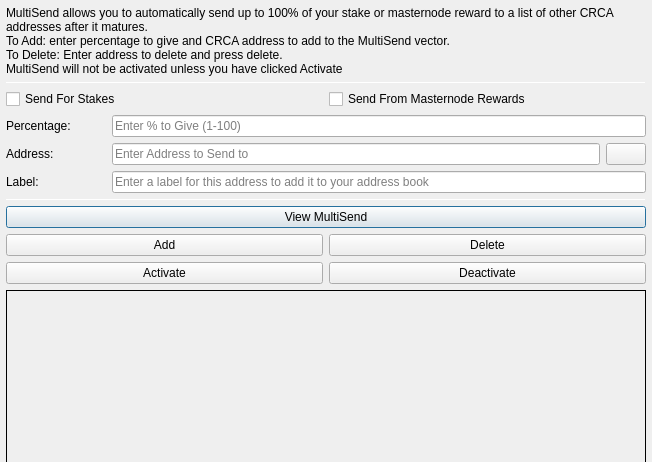
<?xml version="1.0" encoding="UTF-8"?>
<ui version="4.0">
 <class>MultiSendDialog</class>
 <widget class="QDialog" name="MultiSendDialog">
  <property name="windowModality">
   <enum>Qt::NonModal</enum>
  </property>
  <property name="geometry">
   <rect>
    <x>0</x>
    <y>0</y>
    <width>652</width>
    <height>300</height>
   </rect>
  </property>
  <property name="windowTitle">
   <string>MultiSend</string>
  </property>
  <layout class="QVBoxLayout" name="verticalLayout" stretch="0">
   <property name="leftMargin">
    <number>6</number>
   </property>
   <property name="topMargin">
    <number>6</number>
   </property>
   <property name="rightMargin">
    <number>6</number>
   </property>
   <property name="bottomMargin">
    <number>6</number>
   </property>
   <item>
    <layout class="QVBoxLayout" name="verticalLayout_Main" stretch="1,1,1,0,1,1,1">
     <item>
      <widget class="QLabel" name="label_2">
       <property name="lineWidth">
        <number>1</number>
       </property>
       <property name="text">
        <string>MultiSend allows you to automatically send up to 100% of your stake or masternode reward to a list of other CRCA addresses after it matures.
To Add: enter percentage to give and CRCA address to add to the MultiSend vector.
To Delete: Enter address to delete and press delete.
MultiSend will not be activated unless you have clicked Activate</string>
       </property>
       <property name="alignment">
        <set>Qt::AlignLeading|Qt::AlignLeft|Qt::AlignTop</set>
       </property>
       <property name="wordWrap">
        <bool>true</bool>
       </property>
      </widget>
     </item>
     <item>
      <widget class="Line" name="line">
       <property name="minimumSize">
        <size>
         <width>0</width>
         <height>1</height>
        </size>
       </property>
       <property name="maximumSize">
        <size>
         <width>16777215</width>
         <height>1</height>
        </size>
       </property>
       <property name="orientation">
        <enum>Qt::Horizontal</enum>
       </property>
      </widget>
     </item>
     <item>
      <layout class="QVBoxLayout" name="verticalLayout_Settings">
       <item>
        <layout class="QHBoxLayout" name="horizontalLayout">
         <item>
          <widget class="QCheckBox" name="multiSendStakeCheckBox">
           <property name="text">
            <string>Send For Stakes</string>
           </property>
          </widget>
         </item>
         <item>
          <widget class="QCheckBox" name="multiSendMasternodeCheckBox">
           <property name="text">
            <string>Send From Masternode Rewards</string>
           </property>
          </widget>
         </item>
        </layout>
       </item>
       <item>
        <layout class="QHBoxLayout" name="horizontalLayout_6">
         <item>
          <widget class="QLabel" name="label">
           <property name="minimumSize">
            <size>
             <width>100</width>
             <height>0</height>
            </size>
           </property>
           <property name="toolTip">
            <string>Percentage of stake to send</string>
           </property>
           <property name="text">
            <string>Percentage:</string>
           </property>
          </widget>
         </item>
         <item>
          <widget class="QLineEdit" name="multiSendPercentEdit">
           <property name="toolTip">
            <string>Enter whole numbers 1 - 100</string>
           </property>
           <property name="placeholderText">
            <string>Enter % to Give (1-100)</string>
           </property>
          </widget>
         </item>
        </layout>
       </item>
       <item>
        <layout class="QHBoxLayout" name="horizontalLayout_7">
         <item>
          <widget class="QLabel" name="label_5">
           <property name="minimumSize">
            <size>
             <width>100</width>
             <height>0</height>
            </size>
           </property>
           <property name="toolTip">
            <string>Address to send portion of stake to</string>
           </property>
           <property name="text">
            <string>Address:</string>
           </property>
          </widget>
         </item>
         <item>
          <widget class="QLineEdit" name="multiSendAddressEdit">
           <property name="toolTip">
            <string/>
           </property>
           <property name="placeholderText">
            <string>Enter Address to Send to</string>
           </property>
          </widget>
         </item>
         <item>
          <widget class="QPushButton" name="addressBookButton">
           <property name="maximumSize">
            <size>
             <width>16777215</width>
             <height>32</height>
            </size>
           </property>
           <property name="toolTip">
            <string>Choose an address from the address book</string>
           </property>
           <property name="text">
            <string/>
           </property>
           <property name="icon">
            <iconset resource="../crca.qrc">
             <normaloff>:/icons/address-book</normaloff>:/icons/address-book</iconset>
           </property>
           <property name="shortcut">
            <string>Alt+A</string>
           </property>
           <property name="autoDefault">
            <bool>false</bool>
           </property>
          </widget>
         </item>
        </layout>
       </item>
      </layout>
     </item>
     <item>
      <layout class="QHBoxLayout" name="horizontalLayout_3">
       <item>
        <widget class="QLabel" name="label_3">
         <property name="minimumSize">
          <size>
           <width>100</width>
           <height>0</height>
          </size>
         </property>
         <property name="text">
          <string>Label:</string>
         </property>
        </widget>
       </item>
       <item>
        <widget class="QLineEdit" name="labelAddressLabelEdit">
         <property name="placeholderText">
          <string>Enter a label for this address to add it to your address book</string>
         </property>
        </widget>
       </item>
      </layout>
     </item>
     <item>
      <widget class="Line" name="line_2">
       <property name="minimumSize">
        <size>
         <width>0</width>
         <height>1</height>
        </size>
       </property>
       <property name="maximumSize">
        <size>
         <width>16777215</width>
         <height>1</height>
        </size>
       </property>
       <property name="orientation">
        <enum>Qt::Horizontal</enum>
       </property>
      </widget>
     </item>
     <item>
      <layout class="QVBoxLayout" name="verticalLayout_Buttons">
       <item>
        <layout class="QHBoxLayout" name="horizontalLayout_4">
         <item>
          <widget class="QPushButton" name="viewButton">
           <property name="toolTip">
            <string/>
           </property>
           <property name="statusTip">
            <string>View MultiSend Vector</string>
           </property>
           <property name="text">
            <string>View MultiSend</string>
           </property>
          </widget>
         </item>
        </layout>
       </item>
       <item>
        <layout class="QHBoxLayout" name="horizontalLayout_2">
         <item>
          <widget class="QPushButton" name="addButton">
           <property name="toolTip">
            <string/>
           </property>
           <property name="statusTip">
            <string>Add to MultiSend Vector</string>
           </property>
           <property name="text">
            <string>Add</string>
           </property>
          </widget>
         </item>
         <item>
          <widget class="QPushButton" name="deleteButton">
           <property name="toolTip">
            <string/>
           </property>
           <property name="statusTip">
            <string>Delete Address From MultiSend Vector</string>
           </property>
           <property name="text">
            <string>Delete</string>
           </property>
          </widget>
         </item>
        </layout>
       </item>
       <item>
        <layout class="QHBoxLayout" name="horizontalLayout_5">
         <item>
          <widget class="QPushButton" name="activateButton">
           <property name="statusTip">
            <string>Activate MultiSend</string>
           </property>
           <property name="text">
            <string>Activate</string>
           </property>
          </widget>
         </item>
         <item>
          <widget class="QPushButton" name="disableButton">
           <property name="statusTip">
            <string>Deactivate MultiSend</string>
           </property>
           <property name="text">
            <string>Deactivate</string>
           </property>
          </widget>
         </item>
        </layout>
       </item>
      </layout>
     </item>
     <item>
      <widget class="QLabel" name="message">
       <property name="minimumSize">
        <size>
         <width>0</width>
         <height>180</height>
        </size>
       </property>
       <property name="frameShape">
        <enum>QFrame::Panel</enum>
       </property>
       <property name="frameShadow">
        <enum>QFrame::Plain</enum>
       </property>
       <property name="lineWidth">
        <number>1</number>
       </property>
       <property name="midLineWidth">
        <number>1</number>
       </property>
       <property name="text">
        <string/>
       </property>
       <property name="alignment">
        <set>Qt::AlignLeading|Qt::AlignLeft|Qt::AlignTop</set>
       </property>
       <property name="wordWrap">
        <bool>true</bool>
       </property>
      </widget>
     </item>
    </layout>
   </item>
  </layout>
 </widget>
 <resources>
  <include location="../crca.qrc"/>
 </resources>
 <connections/>
</ui>
